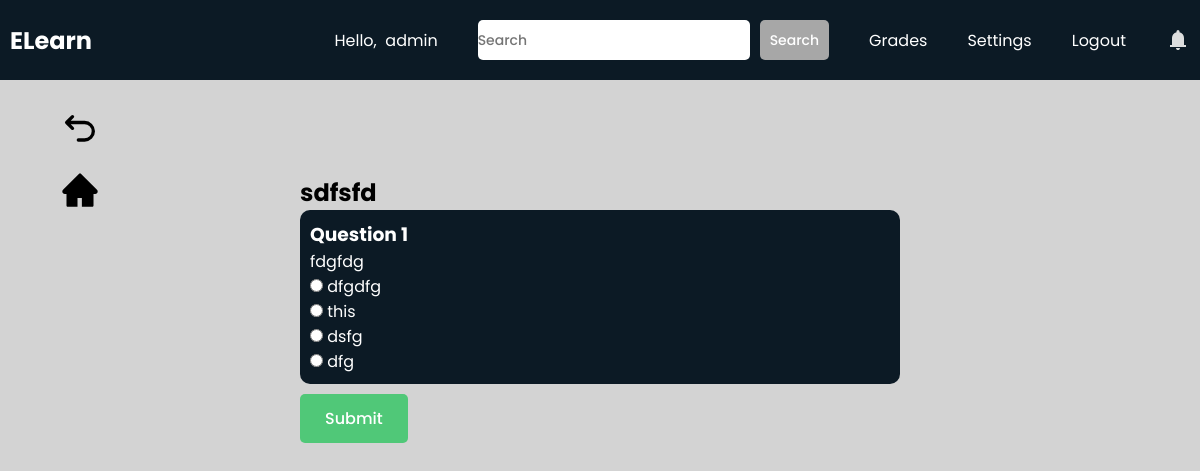
The page /students/quiz_view/c0a965263332424dbbb5d243b15fce43/c0a965263332424dbbb5d243b15fce43/ (signed in) on the database its author committed.
### teachers/models.py (models this page shows, shortened)
class Quiz(models.Model):
    id = models.UUIDField(primary_key=True, default=uuid.uuid4, editable=False)
    course = models.ForeignKey(MyClass, on_delete=models.CASCADE, null=True)
    author = models.ForeignKey(User, on_delete=models.CASCADE)
    title = models.CharField(max_length=100)
    is_visible = models.BooleanField(default=False)
    attempts = models.PositiveIntegerField(default=1)
    weight = models.PositiveIntegerField(default=1)
    created_at = models.DateTimeField(default=timezone.now)

class Question(models.Model):
    id = models.AutoField(primary_key=True)
    quiz = models.ForeignKey(Quiz, on_delete=models.CASCADE)
    question_text = models.CharField(max_length=200)
    option1 = models.CharField(max_length=100)
    option2 = models.CharField(max_length=100)
    option3 = models.CharField(max_length=100)
    option4 = models.CharField(max_length=100)
    correct_answer = models.IntegerField(choices=[(1, 'Option 1'), (2, 'Option 2'), (3, 'Option 3'), (4, 'Option 4')])

### students/views.py (the view, shortened to what this page needs)
# urls.py: path("quiz_view/<str:id>/<str:course_id>/", views.quizView, name="quizView"),
def quizView(request, id, course_id):
    quiz = Quiz.objects.get(pk=id)
    questions = Question.objects.filter(quiz=quiz)
    attempt = 0
    try:
        grades = Grade.objects.filter(quiz=quiz, student=request.user)
        attempt = len(grades)
        grades = grades.annotate(max_grade=Max('grade'))
        highest_grade = grades.order_by('-max_grade').first()
    except ObjectDoesNotExist:
        grades = None
    context = {"questions":questions, "quiz":quiz, "courseId":course_id, "attempt":attempt, "grade":highest_grade}
    return render(request, "students/quizview.html", context)

### students/templates/students/quizview.html (shortened to what this page needs)
{% extends 'students/base.html' %}
{% load static %}
{% block extra_css %}
    <link rel="stylesheet" href="{% static 'css/quizview.css' %}">
{% endblock %}
{% block content %}
    <a class="backbtn" href="{% url 'students:quizHub' courseId%}"><svg xmlns="http://www.w3.org/2000/svg" width="24" height="24" viewBox="0 0 24 24"><path fill="none" stroke="currentColor" stroke-linecap="round" stroke-linejoin="round" stroke-width="2" d="M11 18h3.75a5.25 5.25 0 1 0 0-10.5H5M7.5 4L4 7.5L7.5 11"/></svg></a>
    <a class="backbtn" id="homebtn" href="{% url 'students:course' courseId%}"></a>
    <div id="contentwrapper">
        <div id="content">
            <div id="wrapper" {% if grade %}style="display: none;"{% endif %}>
                <h2>{{quiz.title}}</h2>
                <div id="quiz-wrapper">
                    <form id="form" method="post">
                        {% for question in questions %}
                        <div class="questions">
                            <h3>Question {{ forloop.counter }}</h3>
                            <p>{{ question.question_text }}</p>
                            {% if question.option1 %}
                                <label>
                                    <input type="radio" name="{{question.id}}" value="1"> {{ question.option1 }}
                                </label><br>
                            {% endif %}
                            {% if question.option2 %}
                                <label>
                                    <input type="radio" name="{{question.id}}" value="2"> {{ question.option2 }}
                                </label><br>
                            {% endif %}
                            {% if question.option3 %}
                                <label>
                                    <input type="radio" name="{{question.id}}" value="3"> {{ question.option3 }}
                                </label><br>
                            {% endif %}
                            {% if question.option4 %}
                                <label>
                                    <input type="radio" name="{{question.id}}" value="4"> {{ question.option4 }}
                                </label><br>
                            {% endif %}
                        </div>
                    {% endfor %}
                    </form>
                </div>
                <button id="submitbtn" class="btn">
                    Submit
                </button>
            </div>
        </div>
    </div>
{% endblock %}

### students/templates/students/base.html (shortened to what this page needs)
<!DOCTYPE html>
<html lang="en">
    <head>
        {% load static %}
        <link rel="stylesheet" href="{% static 'css/base.css' %}">
        <link rel="stylesheet" href="https://cdnjs.cloudflare.com/ajax/libs/font-awesome/6.3.0/css/all.min.css">
        {% block extra_css %}
        {% endblock %}
    </head>
    <body>
        <header>
            <nav class="navbar">
                <h2 class="logo"><a href="{% url 'students:home' %}">ELearn</a></h2>
                <ul class="all-links">
                    <li id="username"><span>Hello,  {{request.user}}</span></li>
                    <li>
                        <li>
                            <form class="nav-form" method="post" action="{% url 'students:search' %}">
                                <input
                                    type="text"
                                    name="subject"
                                    id="subject"
                                    placeholder="Search"
                                    class="nav-textarea-input"
                                />
                                <button class="nav-btn">
                                    Search
                                </button>
                            </form>
                        </li>
                    </li>
                    <li><a href="{% url 'students:studentReport' %}">Grades</a></li>
                    <li><a href="{% url 'students:settings' request.path%}">Settings</a></li>
                    <li><a href="{% url 'users:logoutPage' %}">Logout</a></li>
                    <li id="bell-icon">
                        <svg xmlns="http://www.w3.org/2000/svg" width="24" height="24" viewBox="0 0 24 24"><path fill="currentColor" d="M4 19v-2h2v-7q0-2.075 1.25-3.688T10.5 4.2v-.7q0-.625.438-1.063T12 2q.625 0 1.063.438T13.5 3.5v.7q2 .5 3.25 2.113T18 10v7h2v2H4Zm8 3q-.825 0-1.413-.588T10 20h4q0 .825-.588 1.413T12 22Z"/></svg>
                    </li>
                </ul>
            </nav>
        </header>
        {% block content %}
        {% endblock %}
    </body>
</html>

### teachers/static/css/base.css (style rules this page uses)
* { margin: 0; padding: 0; box-sizing: border-box; font-family: "Poppins", sans-serif; }
html { scroll-behavior: smooth; }
body { background: #d3d3d3; }
header { position: fixed; top: 0; left: 0; z-index: 5; width: 100%; display: flex; justify-content: center; background: #0C1A25; }
.navbar { display: flex; padding: 0 10px; max-width: 1200px; width: 100%; align-items: center; justify-content: space-between; }
.navbar .all-links { display: flex; align-items: center; }
.navbar .all-links li { position: relative; list-style: none; }
.navbar .logo a { display: flex; align-items: center; margin-left: 0; }
#bell-icon { display: flex; align-items: center; justify-content: center; }
header a, header span, header svg, header form { margin-left: 40px; text-decoration: none; color: #fff; height: 100%; padding: 20px 0; display: inline-block; }
#username { white-space: pre; }
header a:hover, footer a:hover, header svg { color: #ddd; }
.backbtn { position: fixed; top: 100px; left: 50px; padding: 10px; border-radius: 20%; display: flex; justify-content: center; align-items: center; cursor: pointer; }
#homebtn { top:160px; }
.backbtn svg { height: 40px; width: 40px; color: black; }
.nav-form { display: flex; align-items: center; justify-content: center; }
.nav-textarea-input { height: 40px; border: none; background: #FFFFFF; font-weight: 500; font-size: 14px; color: #07074D; border-radius: 5px; }
.nav-btn { height: 40px; font-size: 14px; border-radius: 5px; border: none; padding: 10px; margin-left: 10px; font-weight: 500; background-color: #a7a7a7; color: white; cursor: pointer; }

### teachers/static/css/quizview.css (style rules this page uses)
#contentwrapper { height: 100vh; padding-top: 75px; background: #d3d3d3; }
#content { height: calc(100%); display: flex; justify-content: center; }
#wrapper { width: 50%; margin-top: 100px; }
#quiz-wrapper { max-height: 60vh; min-width: 200px; width: 100%; overflow: auto; border-radius: 10px; }
.questions { color: white; background: #4e1b79; width: 100%; padding: 10px; }
.questions:nth-child(2n) { background-color: #0C1A25; }
.btn { font-size: 16px; border-radius: 5px; padding: 12px 25px; border: none; font-weight: 500; background-color: #50C878; color: white; cursor: pointer; margin-top: 10px; }

### rows shown on the page
Quiz: title "sdfsfd"
Question: question_text "fdgfdg", option1 "dfgdfg", option2 "this", option3 "dsfg", option4 "dfg"

### other values the page prints
{{ request.user }} "admin"
